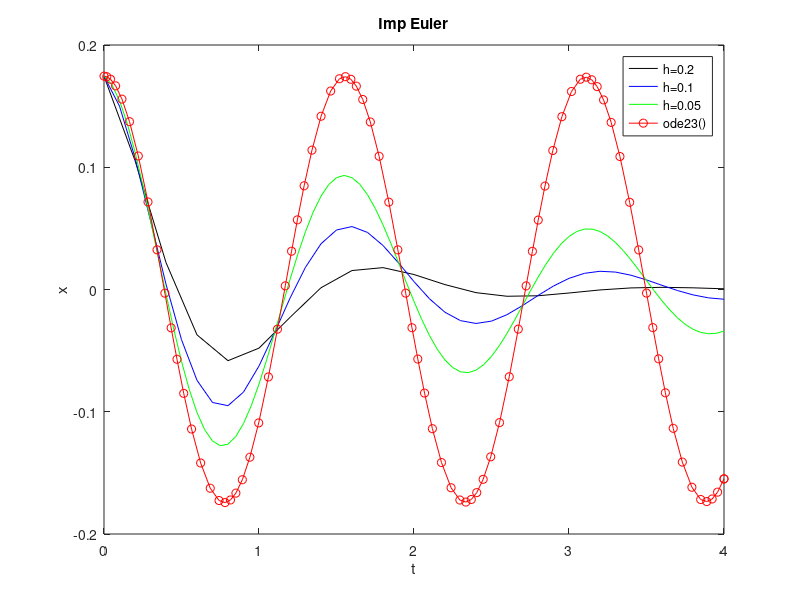

Here is the MATLAB script that generated this plot:
function Implicit_Eular_C()
% Program MP3p02.m
 
clear all

s = pi/18;
% Solving the ODE for
% 0<t<4 with x1(0)=s and x2(0)=0

%Own Imp Euler Solver

[t1,x1]=MyImpEuler(@dxdt,[0 4],[s 0],0.2);
[t2,x2]=MyImpEuler(@dxdt,[0 4],[s 0],0.1);
[t3,x3]=MyImpEuler(@dxdt,[0 4],[s 0],0.05);

%Matlab Solver
[tmat,xmat]=ode23(@dxdt,[0 4],[s 0]);
plot(t1,x1(:,1),'k-',t2,x2(:,1),'b-',t3,x3(:,1),'g-',tmat,xmat(:,1),'ro-')
legend('h=0.2','h=0.1','h=0.05','ode23()');
xlabel('t');
ylabel('x');
title("Imp Euler");



function [t,x]=MyImpEuler(ODEfunc,tspan,x0,h)
t=tspan(1):h:tspan(2);
x(1,:)=x0;
for n=1:length(t)-1
xn=x(n,:);
tnp1=t(n+1);
x(n+1,:)=fsolve(@(xnp1)EulerODEfunc(ODEfunc,tnp1,xn,xnp1,h),x(n,:));
end
function residual=EulerODEfunc(ODE,tnp1,xn,xnp1,h)
residual=(xn+ODE(tnp1,xnp1)'*h-xnp1);



function xp=dxdt(t,x)
xp(1)=x(2);
xp(2)=-16.35.*x(1);
xp=xp';
